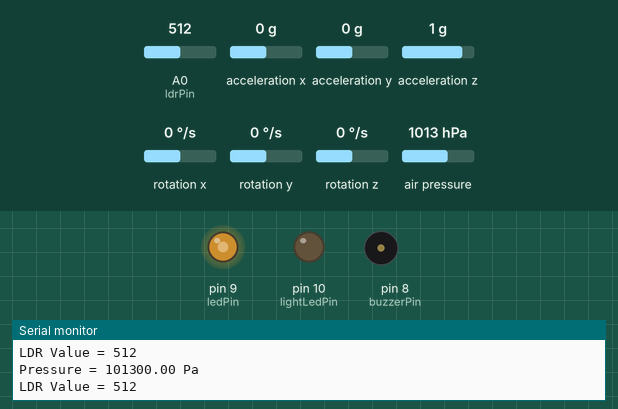
Bench run of a sketch on a simulated Arduino Uno, built with avr-gcc and run on an emulated ATmega328P. Parts: output pins drawn as LEDs (lit = HIGH), buzzer (waves = sounding, pin HIGH), the last lines printed to the serial monitor. The inputs (shaded band) are chosen by the test bench; at power-on: air pressure 1013 hPa, A0 (ldrPin) = 512, acceleration x 0 g, acceleration y 0 g, acceleration z 1 g, rotation x 0 °/s, rotation y 0 °/s, rotation z 0 °/s.

Above: at 1.3 s.
1.4 s: air pressure set to 952 hPa
At 2.4 s:
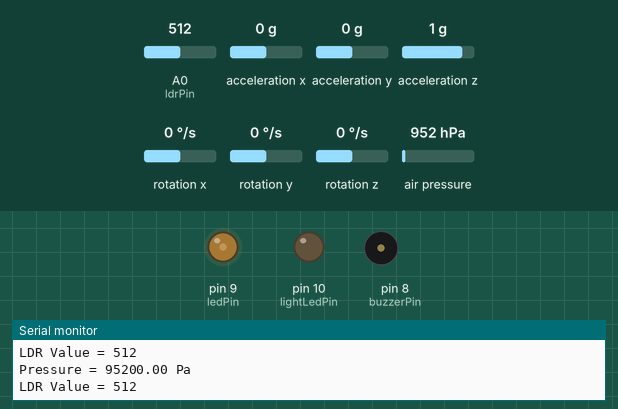
3.0 s: A0 (ldrPin) set to 316
6.0 s: A0 (ldrPin) set to 288
At 7.2 s:
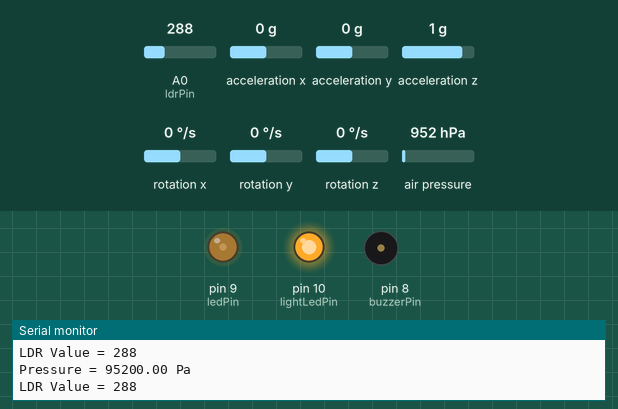
7.5 s: acceleration x set to -0.8 g
9.0 s: acceleration x set to -1.1 g
At 10.2 s:
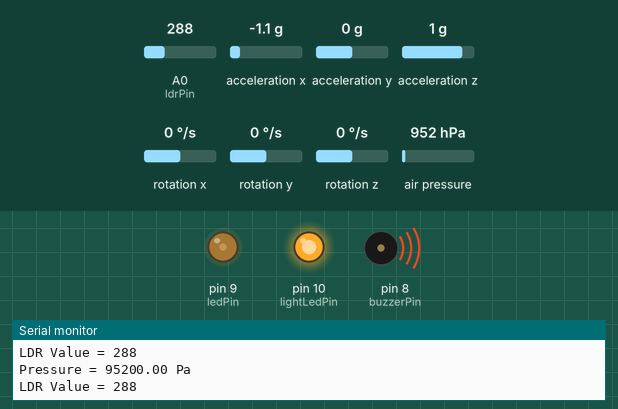
10.5 s: A0 (ldrPin) set to 306
At 10.8 s:
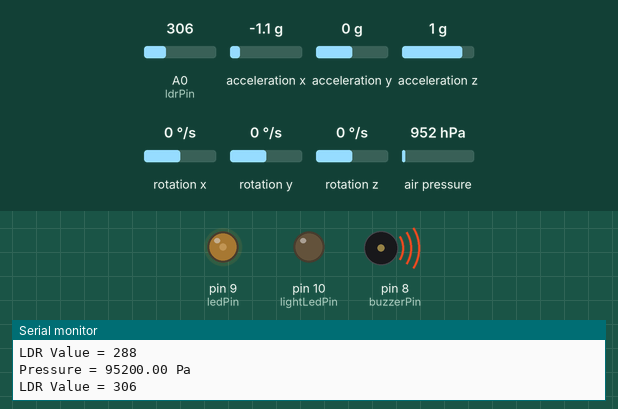
Timing chart, 0 to 13.0 s (numbered marks = the images above; inputs shaded):
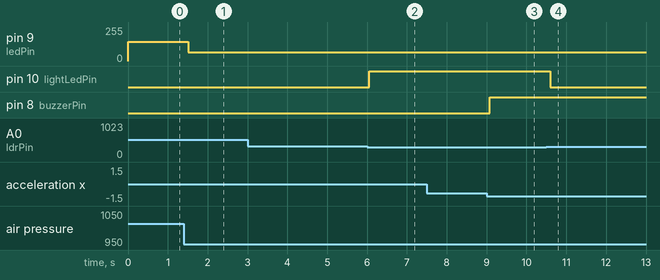

The sketch:

smart_crutch.ino
```cpp
#include <Wire.h>
#include <Adafruit_Sensor.h>
#include <Adafruit_BMP280.h>
#include <MPU6050.h>

// Define pin connections
const int ledPin = 9; // PWM pin for LED
const int buzzerPin = 8;
const int lightLedPin = 10;
const int ldrPin = A0;

// Create sensor objects
Adafruit_BMP280 bmp; // I2C
MPU6050 mpu;

void setup() {
  Serial.begin(9600);

  // Initialize BMP280 sensor
  if (!bmp.begin()) {
    Serial.println(F("Could not find a valid BMP280 sensor, check wiring!"));
    while (1);
  }

  // Initialize MPU6050 sensor
  Wire.begin();
  mpu.initialize();
  if (!mpu.testConnection()) {
    Serial.println(F("MPU6050 connection failed!"));
    while (1);
  }

  // Set pin modes
  pinMode(ledPin, OUTPUT);
  pinMode(buzzerPin, OUTPUT);
  pinMode(lightLedPin, OUTPUT);
}

void loop() {
  // Read pressure from BMP280 sensor
  float pressure = bmp.readPressure();
  Serial.print(F("Pressure = "));
  Serial.print(pressure);
  Serial.println(" Pa");

  // Map pressure to LED brightness (assuming 90000 Pa to 110000 Pa range)
  int ledBrightness = map(pressure, 90000, 110000, 0, 255);
  analogWrite(ledPin, ledBrightness);

  // Read accelerometer data from MPU6050
  Vector rawAccel = mpu.readRawAccel();
  int16_t ax = rawAccel.XAxis;
  int16_t ay = rawAccel.YAxis;
  int16_t az = rawAccel.ZAxis;

  // Check for fall condition
  if (abs(ax) > 15000 || abs(ay) > 15000 || abs(az) < 5000) {
    digitalWrite(buzzerPin, HIGH);
  } else {
    digitalWrite(buzzerPin, LOW);
  }

  // Read light level from LDR
  int ldrValue = analogRead(ldrPin);
  Serial.print(F("LDR Value = "));
  Serial.println(ldrValue);

  // Turn on light LED in low-light conditions
  if (ldrValue < 300) {
    digitalWrite(lightLedPin, HIGH);
  } else {
    digitalWrite(lightLedPin, LOW);
  }

  delay(500);
}
```

Measured:
- the behaviour switches between 300 and 299 on A0 (ldrPin) (found by bisection; images 1 and 2)
- the behaviour switches between -0.9 and -1 g on acceleration x (found by bisection; images 2 and 3)
- after the input at 1.4 s, pin 9 (ledPin): 144/255 → 66/255 after 0.12 s
- after the input at 6.0 s, pin 10 (lightLedPin): LOW → HIGH after 0.06 s
- after the input at 9.0 s, pin 8 (buzzerPin): LOW → HIGH after 0.08 s
- after the input at 10.5 s, pin 10 (lightLedPin): HIGH → LOW after 0.09 s
